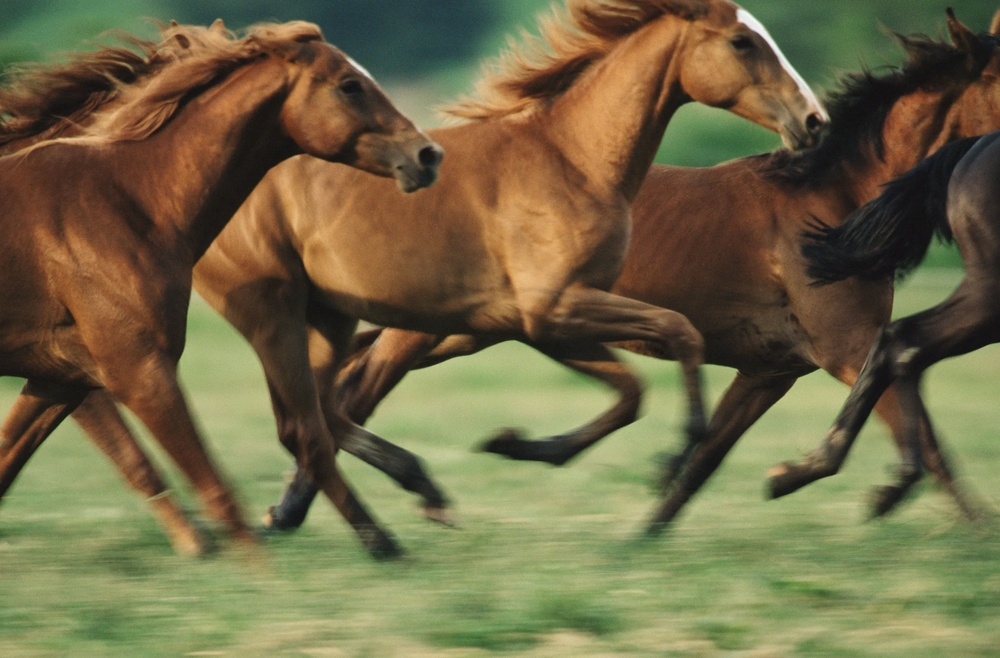
#> input picture ImageProcessing/KMeansClustering/input_image.jpg, 1000 x 658 px, shrunk from 2560 x 1685 before the run
$ python main.py
#> lines starting #> are read from the running program, lines starting #| are printed output that depends on the picture
import cv2
import numpy as np
from matplotlib import pyplot as plt

# read the image
image = cv2.imread('input_image.jpg')
#> image is the input picture: shape (658, 1000, 3); mean B, G, R 70.6, 104.8, 113.5

# convert the image to RGB
image = cv2.cvtColor(image, cv2.COLOR_BGR2RGB)

# reshape the image into a 2D array of pixels
pixel_values = image.reshape((-1, 3))

# convert the data type to float32
pixel_values = np.float32(pixel_values)

# define the criteria for KMeans algorithm
criteria = (cv2.TERM_CRITERIA_EPS + cv2.TERM_CRITERIA_MAX_ITER, 100, 0.2)

# define the number of clusters (K)
K = 2

# apply KMeans algorithm
_, labels, centers = cv2.kmeans(pixel_values, K, None, criteria, 10, cv2.KMEANS_RANDOM_CENTERS)
#> centers = [[71.89, 57.62, 41.41], [154.1, 150.8, 99.1]]

# convert the centers to integer values
centers = np.uint8(centers)
#> centers = [[71, 57, 41], [154, 150, 99]]

# flatten the labels array and build the segmented image
segmented_image = centers[labels.flatten()]

# reshape the segmented image back to the shape of the original image
segmented_image = segmented_image.reshape((image.shape))
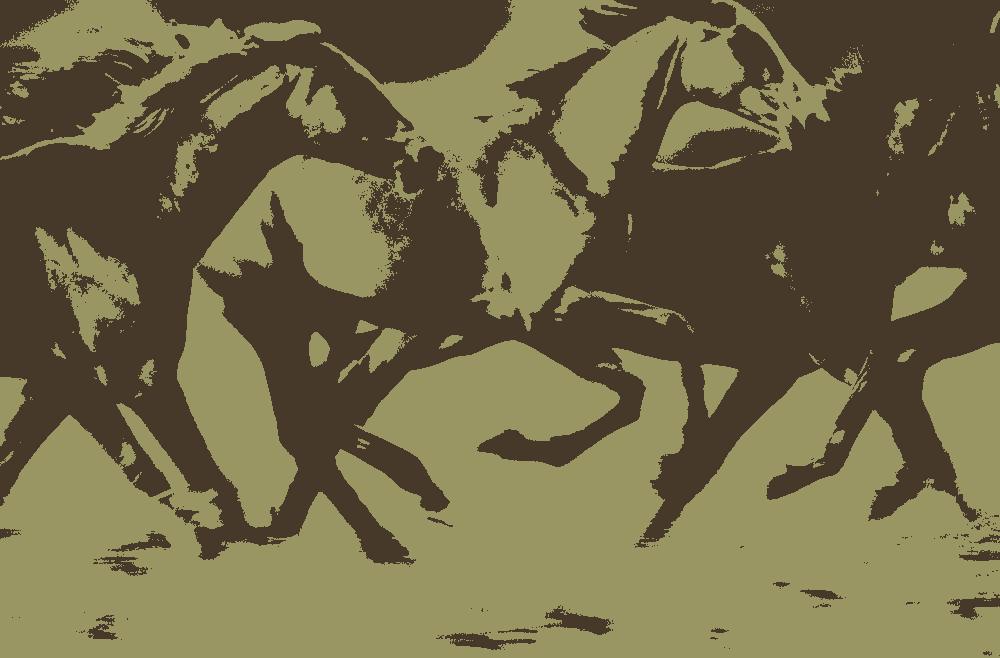
#> segmented_image: shape (658, 1000, 3); mean R, G, B 113, 104, 70.3

# display the original and segmented image
plt.subplot(121),plt.imshow(image)
plt.title('Original Image')
plt.xticks([]), plt.yticks([])
plt.subplot(122),plt.imshow(segmented_image)
plt.title('Segmented Image when K = {}'.format(K))
plt.xticks([]), plt.yticks([])
plt.show()
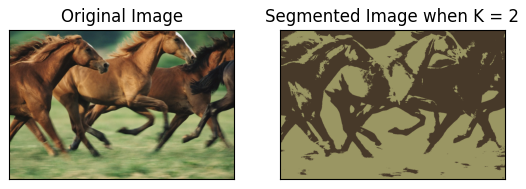
#> figure drawn by matplotlib, 2 panels
